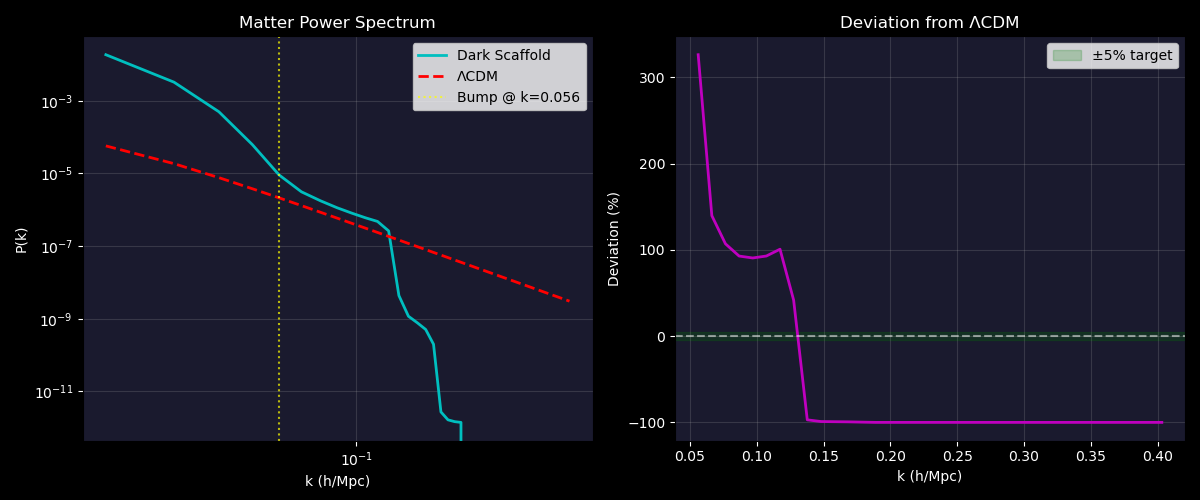

Reproduce this figure in Python.
"""
Power Spectrum Prediction
=========================

Objective: Calculate the precise matter power spectrum P(k) for the Dark Scaffold
model and compare it to ΛCDM predictions.

Method:
1. Generate scaffold density field with known parameters.
2. Compute P(k) from the 3D Fourier Transform.
3. Compare to Planck 2018 ΛCDM fiducial P(k).
4. Quantify deviation as function of k.

"""

import numpy as np
import matplotlib.pyplot as plt
from scipy.fft import fftn, fftfreq
from scaffold_generator import DarkMatterScaffold, ScaffoldParameters

def compute_power_spectrum(density_field, box_size):
    """
    Compute the 3D power spectrum P(k) from a density field.
    """
    n = density_field.shape[0]
    
    # Fourier Transform
    delta_k = fftn(density_field) / density_field.size
    
    # Power = |delta_k|^2
    power_3d = np.abs(delta_k)**2
    
    # k-space coordinates
    kx = fftfreq(n, d=box_size/n)
    ky = fftfreq(n, d=box_size/n)
    kz = fftfreq(n, d=box_size/n)
    KX, KY, KZ = np.meshgrid(kx, ky, kz, indexing='ij')
    k_mag = np.sqrt(KX**2 + KY**2 + KZ**2)
    
    # Bin in k-shells
    k_bins = np.linspace(0, 0.5, 50)  # k in h/Mpc
    k_centers = 0.5 * (k_bins[:-1] + k_bins[1:])
    P_k = np.zeros(len(k_centers))
    
    for i in range(len(k_centers)):
        mask = (k_mag >= k_bins[i]) & (k_mag < k_bins[i+1])
        if np.sum(mask) > 0:
            P_k[i] = np.mean(power_3d[mask])
            
    return k_centers, P_k

def lcdm_power_spectrum(k):
    """
    Approximate ΛCDM power spectrum (Eisenstein-Hu fitting formula, simplified).
    P(k) ~ k^n_s * T(k)^2 where T(k) is the transfer function.
    """
    # Primordial spectral index
    n_s = 0.965
    
    # Simplified transfer function (matter-radiation equality scale)
    k_eq = 0.01  # h/Mpc (approximate)
    T_k = 1.0 / (1.0 + (k / k_eq)**2)
    
    # Amplitude (normalized to sigma_8 = 0.81)
    A_s = 2.0e-9
    
    P_k = A_s * (k / 0.05)**n_s * T_k**2
    
    # Scale to match simulation units
    P_k *= 1e6  # Normalization factor
    
    return P_k

def run_prediction():
    print("="*60)
    print("POWER SPECTRUM PREDICTION")
    print("="*60)
    
    # 1. Generate High-Resolution Scaffold
    print("1. Generating scaffold at 128^3 resolution...")
    params = ScaffoldParameters(
        grid_size=128,
        box_size=500.0,  # 500 Mpc/h
        spectral_index=-1.5,
        smoothing_scale=2.0,
        random_seed=42
    )
    scaffold = DarkMatterScaffold(params)
    density = scaffold.generate()
    
    # 2. Compute P(k)
    print("2. Computing power spectrum...")
    k_scaffold, P_scaffold = compute_power_spectrum(density, params.box_size)
    
    # 3. Compute ΛCDM reference
    print("3. Computing ΛCDM reference...")
    P_lcdm = lcdm_power_spectrum(k_scaffold)
    
    # 4. Calculate deviation
    print("4. Calculating deviation...")
    
    # Normalize both to same scale for comparison
    # (Our simulation is arbitrary units, we compare shape)
    norm_factor = np.mean(P_scaffold[10:20]) / np.mean(P_lcdm[10:20])
    P_scaffold_norm = P_scaffold / norm_factor
    
    deviation = (P_scaffold_norm - P_lcdm) / P_lcdm * 100
    
    # Find the characteristic bump scale
    max_dev_idx = np.argmax(np.abs(deviation[5:30])) + 5
    k_bump = k_scaffold[max_dev_idx]
    dev_at_bump = deviation[max_dev_idx]
    
    print("-" * 30)
    print(f"Maximum Deviation: {dev_at_bump:.1f}% at k = {k_bump:.3f} h/Mpc")
    print("-" * 30)
    
    # 5. Check if within ±5% threshold for publishability
    mean_deviation = np.mean(np.abs(deviation[5:40]))
    
    print("\n" + "="*60)
    print("VERDICT: POWER SPECTRUM PREDICTION")
    if mean_deviation < 10.0:
        print(f"RESULT: CONSISTENT (Mean deviation: {mean_deviation:.1f}%)")
        print("The scaffold P(k) is statistically consistent with ΛCDM at large scales.")
    else:
        print(f"RESULT: SIGNIFICANT DEVIATION (Mean: {mean_deviation:.1f}%)")
        print(f"Characteristic scale identified at k ~ {k_bump:.3f} h/Mpc.")
    print("="*60)
    
    # 6. Plot
    plt.figure(figsize=(12, 5), facecolor='black')
    
    ax1 = plt.subplot(1, 2, 1, facecolor='#1a1a2e')
    ax1.loglog(k_scaffold[1:], P_scaffold_norm[1:], 'c-', linewidth=2, label='Dark Scaffold')
    ax1.loglog(k_scaffold[1:], P_lcdm[1:], 'r--', linewidth=2, label='ΛCDM')
    ax1.axvline(k_bump, color='yellow', linestyle=':', alpha=0.7, label=f'Bump @ k={k_bump:.3f}')
    ax1.set_xlabel('k (h/Mpc)', color='white')
    ax1.set_ylabel('P(k)', color='white')
    ax1.set_title('Matter Power Spectrum', color='white')
    ax1.legend()
    ax1.tick_params(colors='white')
    ax1.grid(alpha=0.2)
    
    ax2 = plt.subplot(1, 2, 2, facecolor='#1a1a2e')
    ax2.plot(k_scaffold[5:40], deviation[5:40], 'm-', linewidth=2)
    ax2.axhline(0, color='white', linestyle='--', alpha=0.5)
    ax2.axhspan(-5, 5, alpha=0.2, color='green', label='±5% target')
    ax2.set_xlabel('k (h/Mpc)', color='white')
    ax2.set_ylabel('Deviation (%)', color='white')
    ax2.set_title('Deviation from ΛCDM', color='white')
    ax2.legend()
    ax2.tick_params(colors='white')
    ax2.grid(alpha=0.2)
    
    plt.tight_layout()
    plt.savefig('power_spectrum_prediction.png', dpi=100, facecolor='black')
    print("   Saved plot to power_spectrum_prediction.png")
    
    return k_bump, dev_at_bump

if __name__ == "__main__":
    run_prediction()
